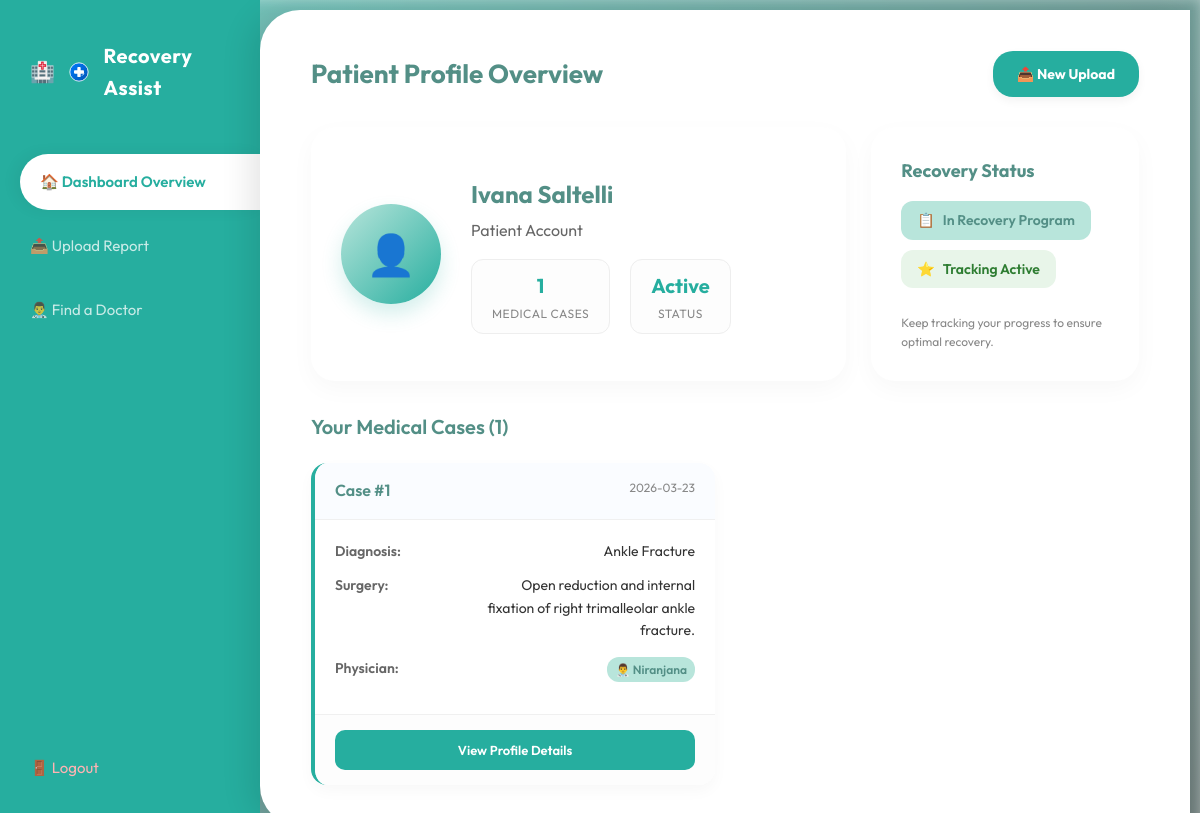
Page /patient_dashboard (signed in) on the committed database.
### tables this page shows
CREATE TABLE patient_cases (id INTEGER PRIMARY KEY AUTOINCREMENT, patient_id INTEGER, patient_name TEXT, age INTEGER, gender TEXT, diagnosis TEXT, surgery TEXT, hospital TEXT, doctor TEXT, doctor_id INTEGER, simplified_report TEXT, medications TEXT, physiotherapy TEXT, diet TEXT, recovery_progress TEXT, followup TEXT, file_path TEXT, upload_date TIMESTAMP, doctor_recommendations TEXT, recovery_tips TEXT, FOREIGN KEY(patient_id) REFERENCES patients(id), FOREIGN KEY(doctor_id) REFERENCES doctors(id));

### app.py (the view)
@app.route("/patient_dashboard")
def patient_dashboard():
    if 'patient_id' not in session:
        return redirect(url_for('login'))
    conn = sqlite3.connect("medcare.db")
    try:
        cursor = conn.cursor()
        cursor.execute("""
        SELECT id, patient_name, diagnosis, surgery, upload_date, doctor
        FROM patient_cases WHERE patient_id = ? ORDER BY upload_date DESC
        """, (session['patient_id'],))
        cases = [{'case_id': r[0], 'patient_name': r[1], 'diagnosis': r[2], 'surgery': r[3], 'upload_date': r[4], 'doctor': r[5]} for r in cursor.fetchall()]
    finally:
        conn.close()
    return render_template("dashboard.html", name=session['patient_name'], cases=cases)

### templates/dashboard.html (shortened to what this page needs)
<!DOCTYPE html>
<html lang="en">
<head>
<link rel="stylesheet" href="{{ url_for('static', filename='main.css') }}">
</head>
<body class="dashboard-body">
<div class="dashboard-app-layout">
    <aside class="dashboard-sidebar">
        <div class="dashboard-sidebar-brand">
            🏥 <img src="{{ url_for('static', filename='logo.svg') }}" alt="Recovery Assist" class="header-logo"> Recovery Assist
        </div>
        <div class="dashboard-sidebar-nav">
            <a href="{{ url_for('patient_dashboard') }}" class="dashboard-tab-button active">
                <span>🏠 Dashboard Overview</span>
            </a>
            <a href="{{ url_for('upload') }}" class="dashboard-tab-button">
                <span>📤 Upload Report</span>
            </a>
            <a href="{{ url_for('doctors_list') }}" class="dashboard-tab-button">
                <span>👨‍⚕️ Find a Doctor</span>
            </a>
            <a href="{{ url_for('logout') }}" class="dashboard-tab-button" style="margin-top: auto; color: #ffb3b3;">
                <span>🚪 Logout</span>
            </a>
        </div>
    </aside>
    <main class="dashboard-main-wrapper">
        <div class="dashboard-top-header">
            <h1>Patient Profile Overview</h1>
            <div class="dashboard-header-actions">
                <a href="{{ url_for('upload') }}" class="dashboard-btn-primary">📤 New Upload</a>
            </div>
        </div>
        <div class="dashboard-top-cards">
            <div class="dashboard-card dashboard-profile-card">
                <div class="dashboard-profile-avatar">👤</div>
                <div class="dashboard-profile-details">
                    <h2>{{ name }}</h2>
                    <p>Patient Account</p>
                    <div class="dashboard-pd-row">
                        <div class="dashboard-pd-item">
                            <div class="num">{{ cases|length }}</div>
                            <div class="lbl">Medical Cases</div>
                        </div>
                        <div class="dashboard-pd-item">
                            <div class="num">Active</div>
                            <div class="lbl">Status</div>
                        </div>
                    </div>
                </div>
            </div>
            <div class="dashboard-card dashboard-side-card">
                <h3>Recovery Status</h3>
                <div class="dashboard-status-badge">
                    <span>📋</span> In Recovery Program
                </div>
                <div class="dashboard-status-badge" style="background:#e8f5e9; color:#2e7d32;">
                    <span>⭐</span> Tracking Active
                </div>
                <p style="color:#888; font-size:12px; margin-top:15px;">Keep tracking your progress to ensure optimal recovery.</p>
            </div>
        </div>
        <h2 class="dashboard-section-title">
            Your Medical Cases ({{ cases|length }})
        </h2>
        {% if cases %}
        <div class="dashboard-cases-grid">
            {% for case in cases %}
            <div class="dashboard-case-card">
                <div class="dashboard-case-card-header">
                    Case #{{ case.case_id }}
                    <span>{{ case.upload_date.split(' ')[0] if case.upload_date else '' }}</span>
                </div>
                <div class="dashboard-case-card-body">
                    <div class="dashboard-case-info-row">
                        <span class="dashboard-case-label">Diagnosis:</span>
                        <span class="dashboard-case-value">{{ (case.diagnosis or 'N/A')[:30] }}{% if case.diagnosis and case.diagnosis|length > 30 %}...{% endif %}</span>
                    </div>
                    <div class="dashboard-case-info-row">
                        <span class="dashboard-case-label">Surgery:</span>
                        <span class="dashboard-case-value">{{ case.surgery if case.surgery else 'N/A' }}</span>
                    </div>
                    {% if case.doctor %}
                    <div class="dashboard-case-info-row" style="margin-top:15px;">
                        <span class="dashboard-case-label">Physician:</span>
                        <span class="dashboard-doctor-badge">👨‍⚕️ {{ case.doctor }}</span>
                    </div>
                    {% endif %}
                </div>
                <div class="dashboard-case-footer">
                    <a href="{{ url_for('view_case', case_id=case.case_id) }}">View Profile Details</a>
                </div>
            </div>
            {% endfor %}
        </div>
        {% endif %}
    </main>
</div>
</body>
</html>

### rows in the picture
patient_cases: patient_name "Ivana Saltelli", case_id "1", upload_date "2026-03-23", diagnosis "Ankle Fracture", surgery "Open reduction and internal fixation of right trimalleolar ankle fracture.", doctor "Niranjana"

### other values in the picture
{{ cases|length }} "1"
